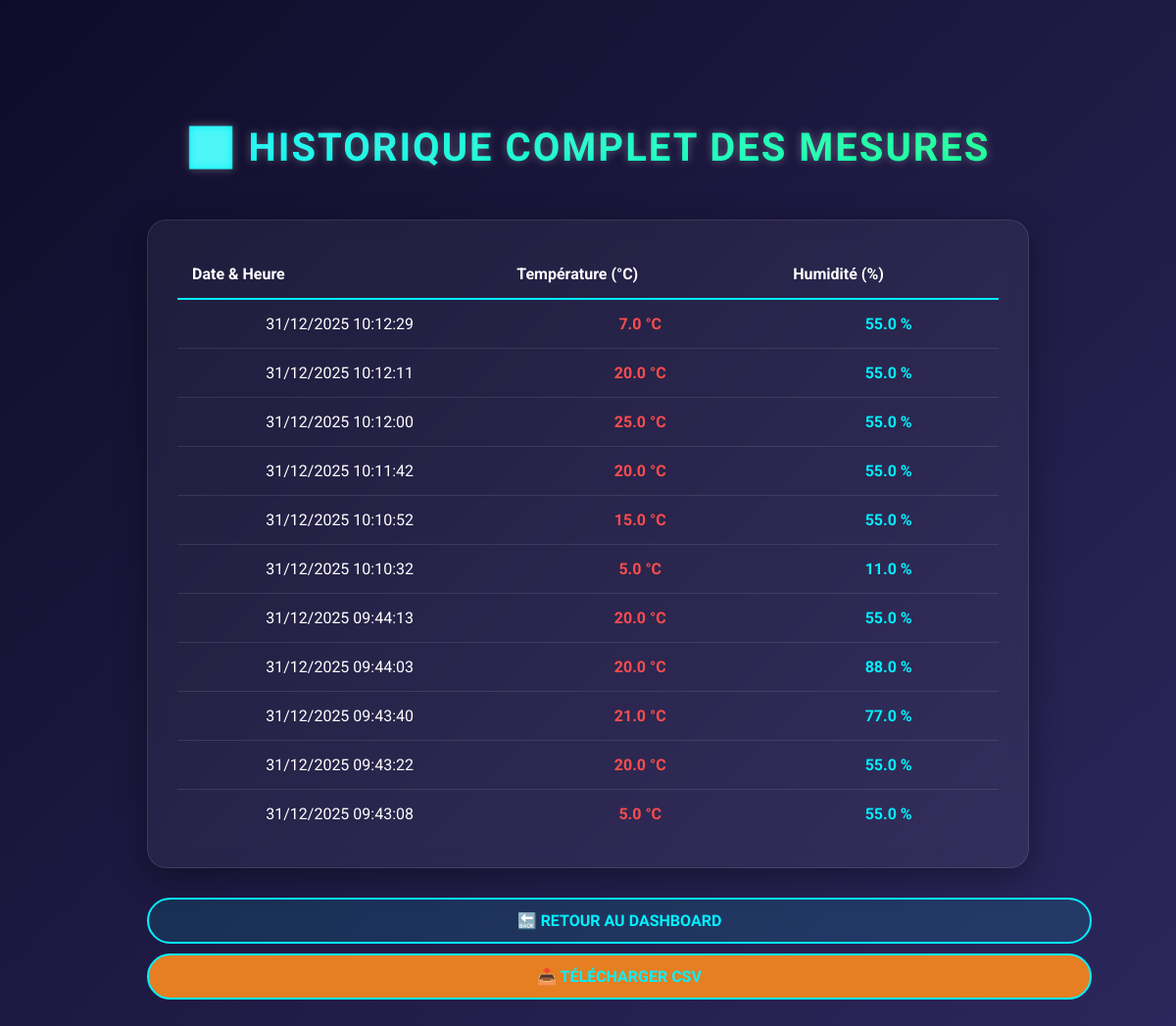
/measurements/ (signed in), run on the app's committed database.
### DHT/models.py (models this page shows, shortened)
class Dht11(models.Model):
    temp = models.FloatField(null=True)
    hum = models.FloatField(null=True)
    dt = models.DateTimeField(auto_now_add=True,null=True)

### DHT/views.py (the view)
# urls.py: path('measurements/', views.measures_list_view, name='measurements'),
@login_required
def measures_list_view(request):
    measures = Dht11.objects.all().order_by('-dt')
    return render(request, "measure_list.html", {'measures': measures})

### DHT/context_processors.py (called while the page is built)
def get_user_role(request):
    if not request.user.is_authenticated:
        return {'role': None}
    role = "Utilisateur"
    if request.user.is_superuser:
        role = "Administrateur"
    elif request.user.groups.filter(name='Manager').exists():
        role = "Manager"
    elif request.user.groups.filter(name='Chief').exists():
        role = "Chef"
    elif request.user.groups.filter(name='Operator').exists():
        role = "Opérateur"
    return {'role': role}

### DHT/templates/measure_list.html (shortened to what this page needs)
{% load static %}
<!DOCTYPE html>
<html lang="fr">
<head>
    <link rel="stylesheet" href="{% static 'css/style.css' %}">
</head>
<body>
    <div class="container">
        <h1>📊 Historique Complet des Mesures</h1>
        <div class="card wide-card">
            <div style="max-height: 600px; overflow-y: auto;">
                <table style="width: 100%; border-collapse: collapse; color: #fff;">
                    <thead>
                        <tr style="border-bottom: 2px solid var(--neon-blue);">
                            <th style="padding: 15px; text-align: left;">Date & Heure</th>
                            <th style="padding: 15px; text-align: left;">Température (°C)</th>
                            <th style="padding: 15px; text-align: left;">Humidité (%)</th>
                        </tr>
                    </thead>
                    <tbody>
                        {% for item in measures %}
                        <tr style="border-bottom: 1px solid rgba(255,255,255,0.1);">
                            <td style="padding: 15px;">{{ item.dt|date:"d/m/Y H:i:s" }}</td>
                            <td style="padding: 15px; color: #ff4d4d; font-weight: bold;">{{ item.temp }} °C</td>
                            <td style="padding: 15px; color: #00f2ff; font-weight: bold;">{{ item.hum }} %</td>
                        </tr>
                        {% empty %}
                        <tr>
                            <td colspan="3" style="padding: 20px; text-align: center;">Aucune mesure enregistrée.</td>
                        </tr>
                        {% endfor %}
                    </tbody>
                </table>
            </div>
        </div>
        <div style="margin-top: 20px; text-align: center;">
            <a href="/" class="btn glow-btn" style="display: inline-block; margin-right: 15px;">🔙 Retour au
                Dashboard</a>
            <a href="{% url 'export_measures_csv' %}" class="btn glow-btn"
                style="background: #e67e22; display: inline-block;">📥 Télécharger CSV</a>
        </div>
    </div>
</body>
</html>

### static/css/style.css (style rules this page uses)
:root { --bg-gradient: linear-gradient(135deg, #0f0c29, #302b63, #24243e); --card-bg: rgba(255, 255, 255, 0.05); --text-main: #ffffff; --text-muted: #a0a0a0; --neon-red: #ff4d4d; --neon-blue: #00f2ff; --neon-green: #00ff88; --glass-border: 1px solid rgba(255, 255, 255, 0.1); }
body { font-family: 'Roboto', sans-serif; background: var(--bg-gradient); color: var(--text-main); display: block; min-height: 100vh; margin: 0; overflow-x: hidden; padding-top: 80px; }
.container { text-align: center; width: 100%; max-width: 900px; padding: 20px; margin: 0 auto; }
h1, h2 { font-family: 'Orbitron', sans-serif; text-transform: uppercase; letter-spacing: 2px; text-shadow: 0 0 10px rgba(255, 255, 255, 0.3); }
h1 { margin-bottom: 50px; font-size: 2.5em; background: linear-gradient(to right, var(--neon-blue), var(--neon-green)); -webkit-background-clip: text; background-clip: text; -webkit-text-fill-color: transparent; color: transparent; }
.card { background: var(--card-bg); backdrop-filter: blur(10px); -webkit-backdrop-filter: blur(10px); border: var(--glass-border); border-radius: 20px; padding: 30px; flex: 1 1 300px; min-width: 300px; max-width: 400px; box-shadow: 0 8px 32px 0 rgba(0, 0, 0, 0.37); transition: transform 0.3s ease, box-shadow 0.3s ease; }
.wide-card { flex: 1 1 100%; max-width: 900px; margin-top: 20px; }
.btn { display: inline-block; padding: 12px 30px; background: transparent; color: var(--neon-blue); text-decoration: none; border: 2px solid var(--neon-blue); border-radius: 50px; font-family: 'Orbitron', sans-serif; font-weight: bold; transition: all 0.3s ease; text-transform: uppercase; cursor: pointer; }
.glow-btn { display: block; width: 100%; margin-top: 10px; background: rgba(0, 242, 255, 0.1); }

### data on the page
Dht11: dt "31/12/2025 10:12:29", temp "7.0", hum "55.0"
Dht11: dt "31/12/2025 10:12:11", temp "20.0", hum "55.0"
Dht11: dt "31/12/2025 10:12:00", temp "25.0", hum "55.0"
Dht11: dt "31/12/2025 10:11:42", temp "20.0", hum "55.0"
Dht11: dt "31/12/2025 10:10:52", temp "15.0", hum "55.0"
Dht11: dt "31/12/2025 10:10:32", temp "5.0", hum "11.0"
Dht11: dt "31/12/2025 09:44:13", temp "20.0", hum "55.0"
Dht11: dt "31/12/2025 09:44:03", temp "20.0", hum "88.0"
Dht11: dt "31/12/2025 09:43:40", temp "21.0", hum "77.0"
Dht11: dt "31/12/2025 09:43:22", temp "20.0", hum "55.0"
Dht11: dt "31/12/2025 09:43:08", temp "5.0", hum "55.0"
